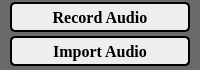
<?xml version="1.0" encoding="UTF-8"?>
<ui version="4.0">
 <class>Dialog</class>
 <widget class="QDialog" name="Dialog">
  <property name="geometry">
   <rect>
    <x>0</x>
    <y>0</y>
    <width>200</width>
    <height>70</height>
   </rect>
  </property>
  <property name="minimumSize">
   <size>
    <width>200</width>
    <height>64</height>
   </size>
  </property>
  <property name="maximumSize">
   <size>
    <width>200</width>
    <height>70</height>
   </size>
  </property>
  <property name="font">
   <font>
    <kerning>false</kerning>
   </font>
  </property>
  <property name="windowTitle">
   <string>Dialog</string>
  </property>
  <property name="styleSheet">
   <string notr="true">QDialog{
background-color: rgb(106, 106, 106);}</string>
  </property>
  <widget class="QWidget" name="layoutWidget">
   <property name="geometry">
    <rect>
     <x>10</x>
     <y>0</y>
     <width>182</width>
     <height>68</height>
    </rect>
   </property>
   <layout class="QVBoxLayout" name="verticalLayout">
    <property name="spacing">
     <number>2</number>
    </property>
    <item>
     <widget class="QPushButton" name="Record_Button">
      <property name="minimumSize">
       <size>
        <width>180</width>
        <height>30</height>
       </size>
      </property>
      <property name="maximumSize">
       <size>
        <width>180</width>
        <height>30</height>
       </size>
      </property>
      <property name="font">
       <font>
        <family>Times New Roman</family>
        <pointsize>12</pointsize>
        <weight>75</weight>
        <bold>true</bold>
        <kerning>true</kerning>
       </font>
      </property>
      <property name="cursor">
       <cursorShape>PointingHandCursor</cursorShape>
      </property>
      <property name="styleSheet">
       <string notr="true">QPushButton{
background-color: rgb(238, 238, 238);
border-style: solid;
border-color: black;
border-width: 2px;
border-radius: 5px;}

QPushButton:checked{
	color:rgb(255, 255, 255);
	font-weight:bold;
	background-color: rgb(39, 39, 39);
	border-style: solid;
	border-color: white;
	border-width:2px;
	border-radius: 5px;
}</string>
      </property>
      <property name="text">
       <string>Record Audio</string>
      </property>
      <property name="checkable">
       <bool>true</bool>
      </property>
      <property name="autoExclusive">
       <bool>true</bool>
      </property>
     </widget>
    </item>
    <item>
     <widget class="QPushButton" name="Import_Button">
      <property name="minimumSize">
       <size>
        <width>180</width>
        <height>30</height>
       </size>
      </property>
      <property name="maximumSize">
       <size>
        <width>180</width>
        <height>30</height>
       </size>
      </property>
      <property name="font">
       <font>
        <family>Times New Roman</family>
        <pointsize>12</pointsize>
        <weight>75</weight>
        <bold>true</bold>
        <kerning>true</kerning>
       </font>
      </property>
      <property name="cursor">
       <cursorShape>PointingHandCursor</cursorShape>
      </property>
      <property name="styleSheet">
       <string notr="true">QPushButton{
background-color: rgb(238, 238, 238);
border-style: solid;
border-color: black;
border-width: 2px;
border-radius: 5px;}

QPushButton:checked{
	color:rgb(255, 255, 255);
	font-weight:bold;
	background-color: rgb(39, 39, 39);
	border-style: solid;
	border-color: white;
	border-width:2px;
	border-radius: 5px;
}</string>
      </property>
      <property name="text">
       <string>Import Audio</string>
      </property>
      <property name="checkable">
       <bool>true</bool>
      </property>
      <property name="autoExclusive">
       <bool>true</bool>
      </property>
     </widget>
    </item>
   </layout>
  </widget>
 </widget>
 <resources/>
 <connections/>
</ui>
